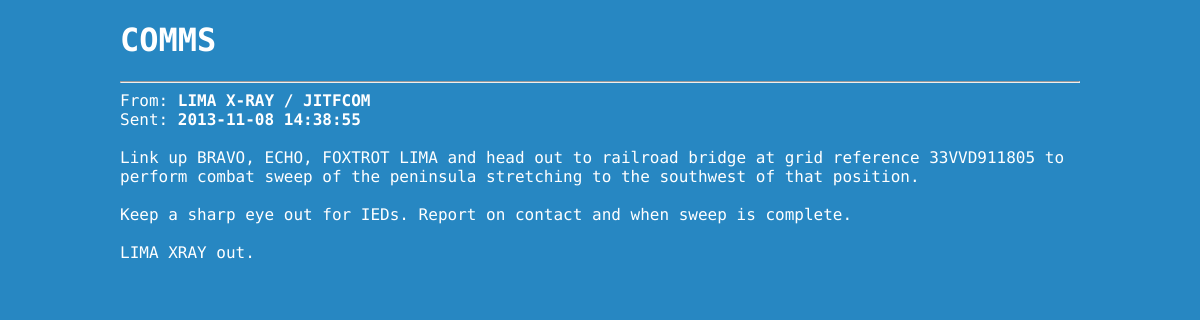
The app's page /App/artemis/assets/templates/messages.php?id=3 with its own data.
### tables this page shows
CREATE TABLE IF NOT EXISTS `users` (
  `id` int(11) NOT NULL AUTO_INCREMENT,
  `auth` varchar(255) NOT NULL,
  `name` varchar(255) NOT NULL,
  `admin` tinyint(4) NOT NULL DEFAULT '0',
  `max_operators` int(11) NOT NULL,
  `notes` text NOT NULL,
  `visible` tinyint(4) NOT NULL DEFAULT '1',
  `faction` varchar(255) NOT NULL,
  PRIMARY KEY (`id`),
  UNIQUE KEY `auth` (`auth`)
);

CREATE TABLE IF NOT EXISTS `messages` (
  `id` int(11) NOT NULL AUTO_INCREMENT,
  `from` int(11) NOT NULL,
  `subject` varchar(255) NOT NULL,
  `type` varchar(255) DEFAULT NULL,
  `body` text NOT NULL,
  `sent_date` datetime NOT NULL,
  `sent` tinyint(4) NOT NULL DEFAULT '1',
  PRIMARY KEY (`id`)
);

### App/artemis/assets/templates/messages.php (the view, shortened to what this page needs)
<?php require_once 'assets/templates/header.php'; ?>
<div id="main" role="main">
<h1>COMMS</h1>
<hr>
<?php
if (@$_GET["id"]) {
$sql = "SELECT messages.*,users.id AS user_id, users.name AS user_name FROM messages,messages_recipients,users WHERE users.id=messages.from AND messages.sent=1 AND messages.id=".(int)$_GET["id"];
$res = mysql_query($sql);
?>
From: <b><?=mysql_result($res,0,"user_name");?></b><br>
Sent: <b><?=mysql_result($res,0,"sent_date");?></b><br>
<br>
<?php
echo nl2br(@mysql_result($res,0,"body"));
die();
}
?>
<?php require_once 'assets/templates/footer.php'; ?>

### App/artemis/assets/css/style.css (style rules this page uses)
html, body { height: 100%; min-height: 100%; }
body { background-color:#2787c2; background-image:url('../img/gradient.png') repeat-x; background-size: cover; font-family: "Share Tech Mono", Arial, sans-serif; }
#main { width: 960px; margin: 0 auto; }
h1,h2,h3,h4,h5,h6,input { font-family: "Share Tech Mono", Arial, Helvetica; }
h1,h2,h3,h4,h5,h6,body { color:white; }

### records on screen
users: name "LIMA X-RAY / JITFCOM"
messages: sent_date "2013-11-08 14:38:55", body "Link up BRAVO, ECHO, FOXTROT LIMA and head out to railroad bridge at grid reference 33VVD911805 to perform combat sweep of the peninsula stretching to the southwest of that position. Keep a sharp eye out for IEDs. Report on contact and when sweep is complete. LIMA XRAY out."
